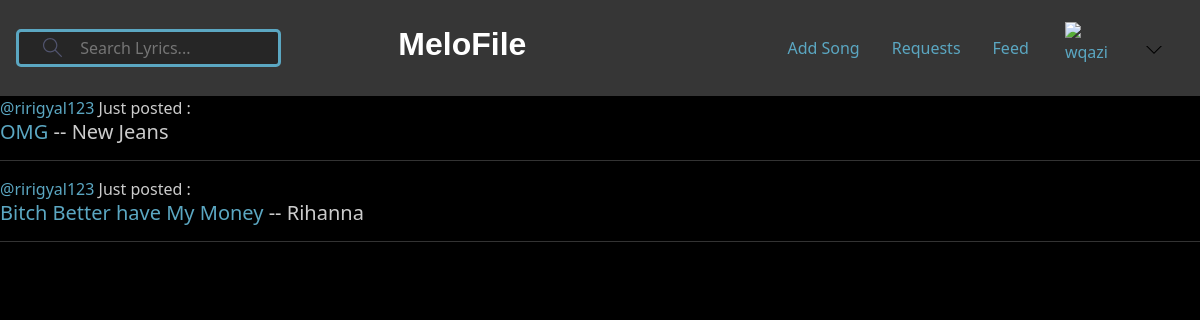
The page /1/following (signed in) on the database its author committed.
### base/models.py (models this page shows, shortened)
class User(AbstractUser):
    follower = models.ManyToManyField('self', blank=True, symmetrical=False,  related_name='followers')
    follow = models.ManyToManyField('self', blank=True, symmetrical=False, related_name='following')

class Song(models.Model):
    title = models.CharField(max_length=50)
    artist = models.ForeignKey(Artist, on_delete=models.CASCADE)
    lyrics = models.TextField(null=False, blank=False)
    contributors = models.ManyToManyField(User, related_name='contributors', blank=True)
    genre = models.ManyToManyField(Genre)
    creator = models.ForeignKey(User, on_delete=models.CASCADE, default=1)
    updated = models.DateTimeField(auto_now=True)
    created = models.DateField(auto_now_add=True,null=True)
    favorite = models.ManyToManyField(User, related_name='favorite', blank=True)

class Artist(models.Model):
    name = models.CharField(max_length=60)
    def __str__(self):
        return self.name

### base/views.py (the view)
# urls.py: path("<str:pk>/following", views.following, name="following"),
def following(request, pk):
    uid = User.objects.get(id=pk)
    following = uid.following.all()
    songs = Song.objects.filter(creator__in=following).order_by('-created')
    following_comments = Comment.objects.filter(user__in=following).order_by('-date_added')
    return render(request, "base/following.html", {
        "songs":songs,
        "following_comments": following_comments
    })

### base/templates/base/following.html (shortened to what this page needs)
{% extends 'main.html' %}
{% block body %}
<div>
{% for song in songs %}
    <a href="{% url 'user-profile' song.creator.id %}">@{{song.creator}}</a> Just posted :
    <h5><a href="{% url 'song' song.id %}">{{song.title}}</a> -- {{song.artist}} </h5>
    <hr>
{% endfor %}
</div>
{% endblock %}

### templates/navbar.html (shortened to what this page needs)
{% load static %}
<header class="header header--loggedIn">
    <div class="nvbrcontainer">
        <form class="header__search" method="GET" action="{% url 'home' %}">
            <label>
                <input name="q" placeholder="Search Lyrics..." />
            </label>
        </form>
        <a href="{% url 'home' %}" class="header__logo">
            <h1>MeloFile</h1>
        </a>
        <nav class="header__menu">
            {% if user.is_authenticated %}
                <div class="loggedin--links">
                    <div class="form1">
                        <a href="{% url 'add-song' %}">Add Song</a>
                        <a href="{% url 'requests' %}">Requests</a>
                        <a href="{% url 'following' request.user.id %}">Feed</a>
                    </div>
                </div>
                <div class="loggedin--links">
                    <div class="header__user">
                        <a href="{% url 'user-profile' user.id %}">
                        <div class="avatar avatar--medium active">
                            <img src="#" />
                        </div>
                        <p>{{request.user.username}}</p>
                        </a>
                        <button class="dropdown-button">
                        <svg version="1.1" xmlns="http://www.w3.org/2000/svg" width="32" height="32" viewBox="0 0 32 32">
                            <title>chevron-down</title>
                            <path d="M16 21l-13-13h-3l16 16 16-16h-3l-13 13z"></path>
                        </svg>
                        </button>
                    </div>
                </div>
            {% endif %}
        </nav>
    </div>
</header>

### base/static/styles/main.css (style rules this page uses)
body { background-color: #000; color: #ccc; }
.header { padding: 1rem 1rem; background-color: #363636; }
.header > .nvbrcontainer { position: relative; display: flex; justify-content: space-between; align-items: center; }
.header__search > label { background-color: #262626; padding: 0.2rem 0.5rem; display: flex; align-items: center; gap: 1rem; border: solid #5ba7c2; border-radius: 5px; }
.header__search svg { fill: #51546e; width: 1.2rem; height: 1.2rem; margin-left: 1rem; }
.header__search input { width: 12rem; background: transparent; border: none; outline: none; }
.header__logo > h1 { position: relative; font-weight: 700; font-size: 2rem; margin-right: 8rem; }
.header__menu { position: relative; }
.header__menu a { font-weight: 500; text-decoration: none; }
.header__menu svg { width: 1rem; height: 1rem; fill: #000; }
.loggedin--links { display: inline-block; padding: 0 1rem; vertical-align: middle; }
.form1 { display: flex; gap: 2rem; }
.header__user { display: flex; gap: 2rem; align-items: center; }
.dropdown-button { background: transparent; border: 0; outline: 0; cursor: pointer; }
h1 { font-family: DinCondensed,sans-serif; font-size: 40px; color: #fff; font-weight: 700; line-height: 100%; }
a { color: #5ba7c2; text-decoration: none; }

### rows shown on the page
User: user.username "wqazi"
Song: creator "ririgyal123", title "OMG", artist "New Jeans"
Song: creator "ririgyal123", title "Bitch Better have My Money", artist "Rihanna"
